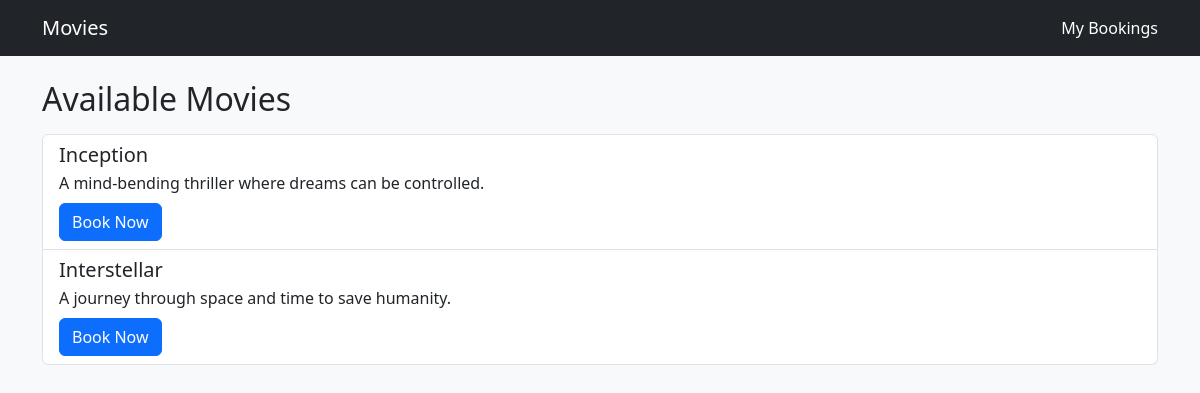
The page / on the database its author committed.
### bookings/models.py (models this page shows, shortened)
class Movie(models.Model):
    title = models.CharField(max_length=200)
    description = models.TextField(blank=True)
    release_date = models.DateField()
    duration = models.PositiveIntegerField(help_text="Duration in minutes")

### bookings/web_views.py (the view)
# urls.py: path("", web_views.movie_list, name="movie_list"),
def movie_list(request):
    movies = Movie.objects.all().order_by("title")
    return render(request, "bookings/movie_list.html", {"movies": movies})

### bookings/templates/bookings/movie_list.html (shortened to what this page needs)
{% extends "bookings/base.html" %}
{% block content %}
<h2 class="mb-3">Available Movies</h2>
<ul class="list-group">
  {% for movie in movies %}
  <li class="list-group-item">
    <h5 class="mb-1">{{ movie.title }}</h5>
    <p class="mb-2">{{ movie.description }}</p>
    <a class="btn btn-primary" href="{% url 'book_seat' movie.id %}">Book Now</a>
  </li>
  {% empty %}
  <li class="list-group-item">No movies yet.</li>
  {% endfor %}
</ul>
{% endblock %}

### rows shown on the page
Movie: title "Inception", description "A mind-bending thriller where dreams can be controlled."
Movie: title "Interstellar", description "A journey through space and time to save humanity."
